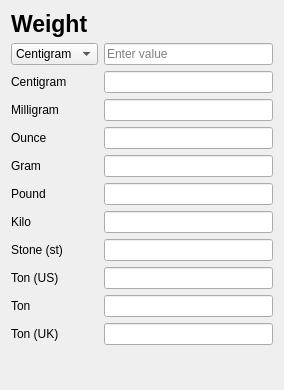
          <widget class="QWidget" name="scrollAreaWidgetContents_4">
           <property name="geometry">
            <rect>
             <x>0</x>
             <y>0</y>
             <width>284</width>
             <height>390</height>
            </rect>
           </property>
           <layout class="QGridLayout" name="gridLayout_9">
            <item row="0" column="0" colspan="2">
             <widget class="QLabel" name="label_21">
              <property name="font">
               <font>
                <pointsize>17</pointsize>
                <weight>75</weight>
                <bold>true</bold>
               </font>
              </property>
              <property name="text">
               <string>Weight</string>
              </property>
             </widget>
            </item>
            <item row="1" column="0">
             <widget class="QComboBox" name="comboBox_7">
              <item>
               <property name="text">
                <string>Centigram</string>
               </property>
              </item>
              <item>
               <property name="text">
                <string>Milligram</string>
               </property>
              </item>
              <item>
               <property name="text">
                <string>Ounce</string>
               </property>
              </item>
              <item>
               <property name="text">
                <string>Gram</string>
               </property>
              </item>
              <item>
               <property name="text">
                <string>Pound</string>
               </property>
              </item>
              <item>
               <property name="text">
                <string>Kilo</string>
               </property>
              </item>
              <item>
               <property name="text">
                <string>Stone (st)</string>
               </property>
              </item>
              <item>
               <property name="text">
                <string>Ton (US)</string>
               </property>
              </item>
              <item>
               <property name="text">
                <string>Ton</string>
               </property>
              </item>
              <item>
               <property name="text">
                <string>Ton (UK)</string>
               </property>
              </item>
             </widget>
            </item>
            <item row="1" column="1">
             <widget class="QLineEdit" name="lineEdit_22">
              <property name="readOnly">
               <bool>false</bool>
              </property>
              <property name="placeholderText">
               <string>Enter value</string>
              </property>
              <property name="clearButtonEnabled">
               <bool>true</bool>
              </property>
             </widget>
            </item>
            <item row="2" column="0">
             <widget class="QLabel" name="label_22">
              <property name="text">
               <string>Centigram</string>
              </property>
             </widget>
            </item>
            <item row="2" column="1">
             <widget class="QLineEdit" name="lineEdit_23">
              <property name="readOnly">
               <bool>true</bool>
              </property>
             </widget>
            </item>
            <item row="3" column="0">
             <widget class="QLabel" name="label_23">
              <property name="text">
               <string>Milligram</string>
              </property>
             </widget>
            </item>
            <item row="3" column="1">
             <widget class="QLineEdit" name="lineEdit_24">
              <property name="readOnly">
               <bool>true</bool>
              </property>
             </widget>
            </item>
            <item row="4" column="0">
             <widget class="QLabel" name="label_24">
              <property name="text">
               <string>Ounce</string>
              </property>
             </widget>
            </item>
            <item row="4" column="1">
             <widget class="QLineEdit" name="lineEdit_25">
              <property name="readOnly">
               <bool>true</bool>
              </property>
             </widget>
            </item>
            <item row="5" column="0">
             <widget class="QLabel" name="label_25">
              <property name="text">
               <string>Gram</string>
              </property>
             </widget>
            </item>
            <item row="5" column="1">
             <widget class="QLineEdit" name="lineEdit_26">
              <property name="readOnly">
               <bool>true</bool>
              </property>
             </widget>
            </item>
            <item row="6" column="0">
             <widget class="QLabel" name="label_26">
              <property name="text">
               <string>Pound</string>
              </property>
             </widget>
            </item>
            <item row="6" column="1">
             <widget class="QLineEdit" name="lineEdit_27">
              <property name="readOnly">
               <bool>true</bool>
              </property>
             </widget>
            </item>
            <item row="7" column="1">
             <widget class="QLineEdit" name="lineEdit_28">
              <property name="readOnly">
               <bool>true</bool>
              </property>
             </widget>
            </item>
            <item row="7" column="0">
             <widget class="QLabel" name="label_27">
              <property name="text">
               <string>Kilo</string>
              </property>
             </widget>
            </item>
            <item row="8" column="1">
             <widget class="QLineEdit" name="lineEdit_29">
              <property name="readOnly">
               <bool>true</bool>
              </property>
             </widget>
            </item>
            <item row="8" column="0">
             <widget class="QLabel" name="label_28">
              <property name="text">
               <string>Stone (st)</string>
              </property>
             </widget>
            </item>
            <item row="9" column="1">
             <widget class="QLineEdit" name="lineEdit_30">
              <property name="readOnly">
               <bool>true</bool>
              </property>
             </widget>
            </item>
            <item row="9" column="0">
             <widget class="QLabel" name="label_29">
              <property name="text">
               <string>Ton (US)</string>
              </property>
             </widget>
            </item>
            <item row="10" column="1">
             <widget class="QLineEdit" name="lineEdit_31"/>
            </item>
            <item row="10" column="0">
             <widget class="QLabel" name="label_30">
              <property name="text">
               <string>Ton</string>
              </property>
             </widget>
            </item>
            <item row="11" column="0">
             <widget class="QLabel" name="label_31">
              <property name="text">
               <string>Ton (UK)</string>
              </property>
             </widget>
            </item>
            <item row="11" column="1">
             <widget class="QLineEdit" name="lineEdit_32">
              <property name="readOnly">
               <bool>true</bool>
              </property>
             </widget>
            </item>
            <item row="12" column="0">
             <spacer name="verticalSpacer_4">
              <property name="orientation">
               <enum>Qt::Vertical</enum>
              </property>
              <property name="sizeHint" stdset="0">
               <size>
                <width>20</width>
                <height>40</height>
               </size>
              </property>
             </spacer>
            </item>
           </layout>
          </widget>
